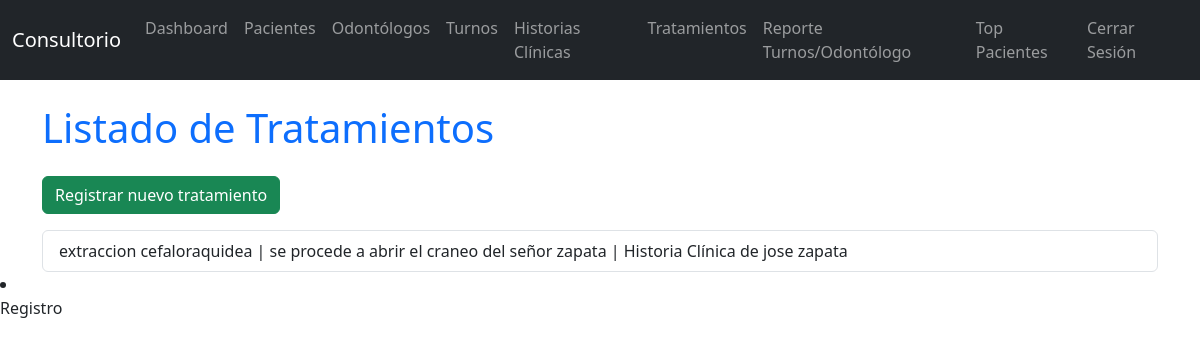
Screenshot of /tratamientos with the database file from the repository.
### app/models.py (models this page shows, shortened)
class Tratamiento(db.Model):
    id = db.Column(db.Integer, primary_key=True)
    historia_clinica_id = db.Column(db.Integer, db.ForeignKey('historia_clinica.id'), nullable=False)
    nombre = db.Column(db.String(100), nullable=False)
    descripcion = db.Column(db.Text, nullable=False)
    historia_clinica = db.relationship('HistoriaClinica', backref=db.backref('tratamientos', lazy=True))

class Paciente(db.Model):
    id = db.Column(db.Integer, primary_key=True)
    nombre = db.Column(db.String(50), nullable=False)
    apellido = db.Column(db.String(50), nullable=False)
    turnos = db.relationship('Turno', backref='paciente', lazy=True)

### app/routes.py (the view)
@app.route('/tratamientos')
def tratamientos():
    lista_tratamientos = Tratamiento.query.all()
    return render_template('tratamientos.html', tratamientos=lista_tratamientos)

### app/templates/tratamientos.html (shortened to what this page needs)
{% extends "base.html" %}
{% block content %}
<h1 class="text-primary mb-4">Listado de Tratamientos</h1>
<a href="{{ url_for('nuevo_tratamiento') }}" class="btn btn-success mb-3">Registrar nuevo tratamiento</a>
    {% if tratamientos %}
<ul class="list-group">
    {% for tratamiento in tratamientos %}
    <li class="list-group-item">
        {{ tratamiento.nombre }} | {{ tratamiento.descripcion }} |
        Historia Clínica de {{ tratamiento.historia_clinica.paciente.nombre }} {{ tratamiento.historia_clinica.paciente.apellido }}
    </li>
    {% endfor %}
</ul>
    {% else %}
<div class="alert alert-info">No hay tratamientos registrados aún.</div>
    {% endif %}
{% endblock %}

### rows the page displays
Tratamiento: nombre "extraccion cefaloraquidea", descripcion "se procede a abrir el craneo del señor zapata", historia_clinica.paciente.nombre "jose", historia_clinica.paciente.apellido "zapata"
